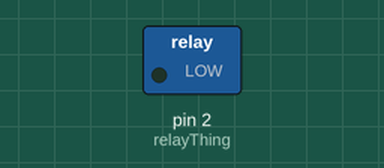
The sketch below on a simulated Arduino Uno, built with avr-gcc and run on an emulated ATmega328P. Parts: switched loads named in the sketch (green lamp = pin HIGH).

Above: at 1.0 s.
At 7.0 s:
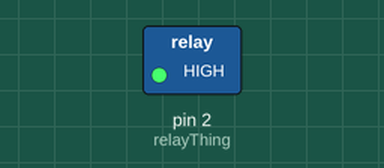
Timing chart, 0 to 9.2 s (numbered marks = the images above):
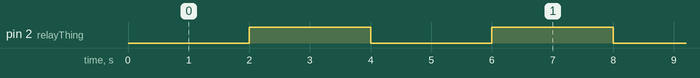

Measured:
- by itself, pin 2 (relayThing): alternates HIGH for 2.0 s and LOW for 2.0 s

The sketch:

simple-relay-control-with-timin.ino
```cpp
const int testNumber = 49;
const int testNumberGood = 50;

constexpr int relayThing = 2;
constexpr unsigned long tempoLigado = 2000;
constexpr unsigned long tempoDesligado = 2000;

bool thingOnOff = false;
unsigned long tempoAnterior = 0;

void setup() {
  pinMode(relayThing, OUTPUT);
  digitalWrite(relayThing, LOW);
}

void loop() {
  unsigned long tempoAtual = millis();
  unsigned long intervalo = thingOnOff ? tempoLigado : tempoDesligado;

  if (testNumber < testNumberGood && tempoAtual - tempoAnterior >= intervalo) {
    thingOnOff = !thingOnOff;
    digitalWrite(relayThing, thingOnOff ? HIGH : LOW);
    tempoAnterior = tempoAtual;
  }
}
```
